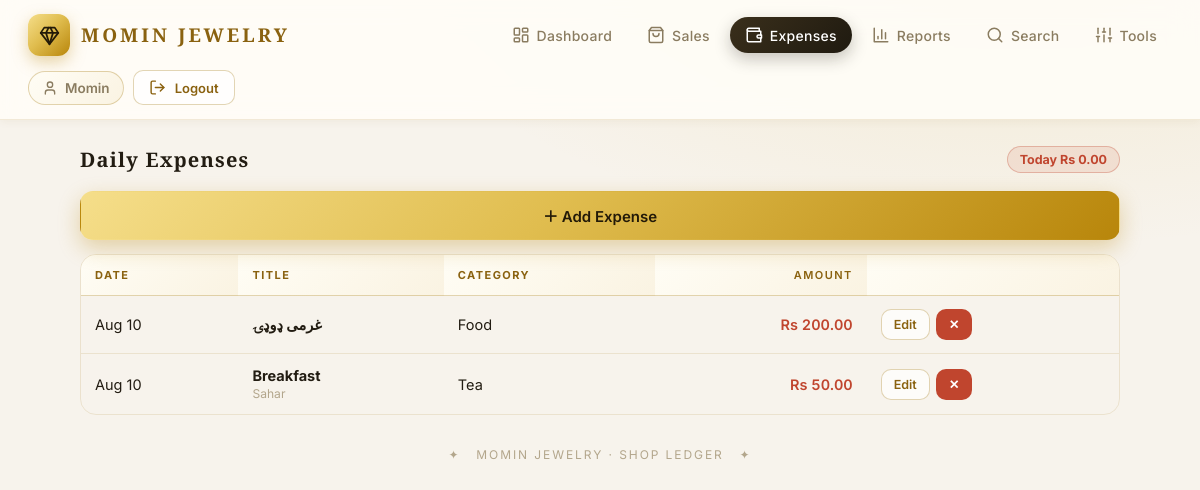
The app's page /expenses/ (signed in) with its own data.
### ledger/models.py (models this page shows, shortened)
class ShopSettings(models.Model):
    shop_name = models.CharField(max_length=100, default="MOMIN Jewelry")
    currency = models.CharField(max_length=8, default="؋")
    opening_balance = models.DecimalField(max_digits=14, decimal_places=2, default=Decimal("0"))
    class Meta:
        verbose_name = "Shop Settings"
        verbose_name_plural = "Shop Settings"
    @classmethod
    def load(cls):
        obj, _ = cls.objects.get_or_create(pk=1)
        return obj

class Expense(models.Model):
    title = models.CharField(max_length=200)
    category = models.CharField(max_length=50, choices=CATEGORY_CHOICES, default="Other")
    amount = models.DecimalField(max_digits=14, decimal_places=2)
    date = models.DateField()
    notes = models.TextField(blank=True)
    created_at = models.DateTimeField(auto_now_add=True)
    class Meta:
        ordering = ["-date", "-created_at"]

### ledger/views.py (the view)
# urls.py: path('expenses/', views.expenses_list, name='expenses'),
@login_required
def expenses_list(request):
    return render(request, 'ledger/expenses.html', {
        'expenses': Expense.objects.all(),
        'today_stats': services.day_stats(date.today()),
        'settings_obj': ShopSettings.load(),
    })

### ledger/services.py (called while the page is built)
def zero():
    return Decimal("0.00")

def sales_totals(qs):
    agg = qs.aggregate(
        revenue=Sum(F('selling_price') * F('quantity'), output_field=MONEY),
        cost=Sum(F('purchase_price') * F('quantity'), output_field=MONEY),
        items=Sum('quantity'),
    )
    revenue = agg['revenue'] or zero()
    cost = agg['cost'] or zero()
    return {'revenue': revenue, 'cost': cost, 'profit': revenue - cost, 'items': agg['items'] or 0}

def expense_total(qs):
    return qs.aggregate(t=Sum('amount'))['t'] or zero()

def balance_before(day):
    opening = ShopSettings.load().opening_balance
    sales = sales_totals(Sale.objects.filter(date__lt=day))['revenue']
    exp = expense_total(Expense.objects.filter(date__lt=day))
    return opening + sales - exp

def day_stats(day):
    s = sales_totals(Sale.objects.filter(date=day))
    e = expense_total(Expense.objects.filter(date=day))
    prev = balance_before(day)
    return {
        'previous': prev,
        'sales': s,
        'expenses': e,
        'closing': prev + s['revenue'] - e,
        'sale_list': Sale.objects.filter(date=day),
        'expense_list': Expense.objects.filter(date=day),
    }

### ledger/templatetags/icons.py (called while the page is built)
@register.simple_tag
def icon(name, cls='ic'):
    inner = _ICONS.get(name, _ICONS['gem'])
    return mark_safe(
        '<svg viewBox="0 0 24 24" fill="none" stroke="currentColor" stroke-width="2" '
        'stroke-linecap="round" stroke-linejoin="round" class="%s" aria-hidden="true">%s</svg>' % (cls, inner)
    )

### ledger/templates/ledger/expenses.html
{% extends 'ledger/base.html' %}
{% load humanize %}
{% block content %}
<div class="p-head">
  <h3 style="font-size:20px;letter-spacing:.06em;color:var(--text)">Daily Expenses</h3>
  <span class="tag negb">Today {{ settings_obj.currency }} {{ today_stats.expenses|intcomma }}</span>
</div>
<a class="btn btn-gold" href="{% url 'expense_new' %}" style="width:100%;margin-bottom:14px">＋ Add Expense</a>
<div class="table-wrap">
<table>
  <thead><tr><th>Date</th><th>Title</th><th>Category</th><th class="num-cell">Amount</th><th></th></tr></thead>
  <tbody>
  {% for e in expenses %}
    <tr>
      <td>{{ e.date|date:'M d' }}</td>
      <td><b>{{ e.title }}</b>{% if e.notes %}<br><small style="color:var(--dim)">{{ e.notes }}</small>{% endif %}</td>
      <td>{{ e.category }}</td>
      <td class="num-cell neg">{{ settings_obj.currency }} {{ e.amount|intcomma }}</td>
      <td><div class="actions">
        <a class="btn btn-ghost btn-sm" href="{% url 'expense_edit' e.pk %}">Edit</a>
        <a class="btn btn-danger btn-sm" href="{% url 'expense_delete' e.pk %}">✕</a>
      </div></td>
    </tr>
  {% empty %}<tr><td colspan="5" style="text-align:center;color:var(--dim)">No expenses yet.</td></tr>{% endfor %}
  </tbody>
</table>
</div>
{% endblock %}

### ledger/templates/ledger/base.html (shortened to what this page needs)
{% load static icons %}
<!DOCTYPE html>
<html lang="en">
<head>
<link rel="stylesheet" href="{% static 'ledger/style.css' %}?v=99">
</head>
<body>
<nav class="topnav" id="topnav">
  <div class="brand"><span class="logo">{% icon 'gem' %}</span> MOMIN&nbsp;JEWELRY</div>
  <div class="links">
  {% with n=request.resolver_match.url_name %}
    <a href="{% url 'dashboard' %}" class="{% if n == 'dashboard' %}active{% endif %}">{% icon 'dashboard' %}Dashboard</a>
    <a href="{% url 'sales' %}" class="{% if n == 'sales' or n == 'sale_new' or n == 'sale_edit' or n == 'sale_delete' %}active{% endif %}">{% icon 'sales' %}Sales</a>
    <a href="{% url 'expenses' %}" class="{% if n == 'expenses' or n == 'expense_new' or n == 'expense_edit' or n == 'expense_delete' %}active{% endif %}">{% icon 'expenses' %}Expenses</a>
    <a href="{% url 'reports' %}" class="{% if n == 'reports' or n == 'report_print' %}active{% endif %}">{% icon 'reports' %}Reports</a>
    <a href="{% url 'search' %}" class="{% if n == 'search' %}active{% endif %}">{% icon 'search' %}Search</a>
    {% if user.is_superuser %}
    <a href="{% url 'tools' %}" class="{% if n == 'tools' or n == 'settings' %}active{% endif %}">{% icon 'tools' %}Tools</a>
    {% endif %}
  {% endwith %}
  </div>
  {% if user.is_authenticated %}
  <div class="user-box">
    <span class="user-name">{% icon 'user' %} {{ user.username }}</span>
    <form method="post" action="{% url 'logout' %}">
      <button type="submit" class="btn btn-ghost btn-sm">{% icon 'logout' %} Logout</button>
    </form>
  </div>
  {% endif %}
</nav>
<main class="container">
  {% block content %}{% endblock %}
  <div class="footer">✦ &nbsp; MOMIN JEWELRY · Shop Ledger &nbsp; ✦</div>
</main>
</body>
</html>

### records on screen
ShopSettings: currency "Rs"
Expense: date "Aug 10", title "غرمی ډوډۍ", category "Food", amount "200.00"
Expense: date "Aug 10", title "Breakfast", notes "Sahar", category "Tea", amount "50.00"

### other values on screen
{{ user.username }} "Momin"
{{ today_stats.expenses|intcomma }} "0.00"
